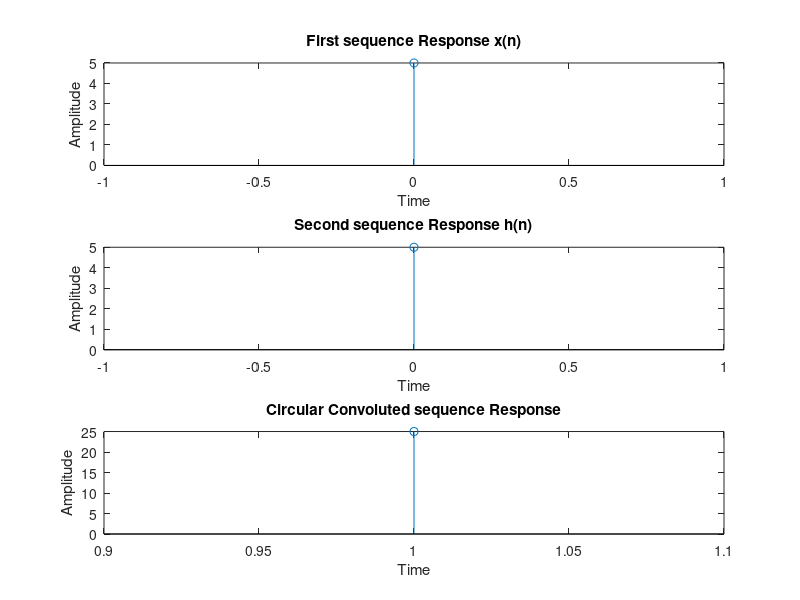

Write the MATLAB code that produced this figure.
clc;
clear all;
close all;
%PROGRAM FOR CIRCULAR CONVOLUTION USING DISCRETE CONVOLUTION EXPRESSION
 
x=input('Enter the first sequence:');
n1=length(x);
h=input('Enter the second sequence:');
n2=length(h);
n=0:1:n1-1;
subplot(3,1,1);
stem(n,x);
xlabel('Time');
ylabel('Amplitude');
title('First sequence Response x(n)');
n=0:1:n2-1;
subplot(3,1,2);
stem(n,h);
xlabel('Time');
ylabel('Amplitude');
title('Second sequence Response h(n)');
n=n1+n2-1;
if n1>n2
    n3=n1-n2;
    h=[h,zeros(1,n3)];
elseif n2>n1
    n3=n2-n1;
    x=[x,zeros(1,n3)];
end
x=[x,zeros(1,n-n1)];
h=[h,zeros(1,n-n2)];
for n=1:n
    y(n)=0;
    for i=1:n
        j=n-i+1;
        if(j<=0)
            j=n+j;
        end
        y(n)=y(n)+x(i)*h(j);
    end
end
disp('Circular Convolution of x&h is');
disp(y);
subplot(3,1,3);
stem(y);
xlabel('Time');
ylabel('Amplitude');
title('Circular Convoluted sequence Response');
